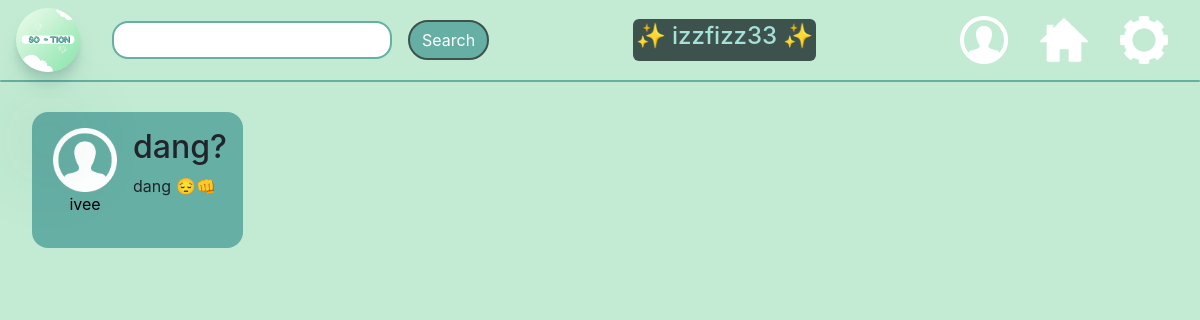
/clickedpost/2 (signed in), run on the app's committed database.
### app.py (models this page shows, shortened)
class User(UserMixin, db.Model):
    id = db.Column(db.Integer, primary_key=True)
    email = db.Column(db.String(75), unique=True)
    username = db.Column(db.String(30), unique=True)
    password_hash = db.Column(db.String())
    is_authenticated = db.Column(db.Boolean, default=False)
    pfp_placement = db.Column(db.String(), default="center")
    bio = db.Column(db.String(), default="BIO HERE")
    darkMode = db.Column(db.Boolean, default = True)

class Post(db.Model):
    id = db.Column(db.Integer, primary_key=True)
    user_id = db.Column(db.Integer, unique=False)
    post_title = db.Column(db.String(300), unique=False)
    post_content = db.Column(db.String(2800), unique=False)
    profile_pic = db.Column(db.Boolean, default=False)
    post_username = db.Column(db.String(30))

### app.py (the view)
@app.route('/clickedpost/<id>', methods=["GET"])
@login_required
def clickedpost(id):
    form1 = SearchForm()
    postz = Post.query.filter_by(id = id).first()
    post_user = User.query.filter_by(id=postz.user_id).first()
    return render_template('clickedpost.html', form1=form1, username = current_user.username, postz = postz, post_user=post_user)

### forms.py
class SearchForm(FlaskForm):
    searchword = StringField("searchword",validators=[InputRequired(), Length(min=4,max=15)])

### app.py (called while the page is built)
@login_manager.user_loader
def user_loader(user_id):
    return User.query.filter_by(id=user_id).first()

### templates/clickedpost.html (shortened to what this page needs)
{% extends "base.html" %}
{% block content %}
<link rel="stylesheet" href="styles/homefeed.css">
<div class="post">
  <div class="content">
    <a href="{{url_for('searchprofile', username=post_user.username)}}">
      <div class="pic-and-username">
        <img class="profile-icon" src="../images/profile-icon.png" alt="Profile picture">
        <p class="username">{{ post_user.username }}</p>
      </div>
    </a>
    <div class="content-and-comments">
      <h2> {{ postz.post_title }}</h2>
      <p> {{ postz.post_content }}</p>
    </div>
  </div>
</div>
{% endblock content %}

### templates/base.html (shortened to what this page needs)
<!doctype html>
<html lang="en">
<head>
    <link rel="stylesheet" href="https://stackpath.bootstrapcdn.com/bootstrap/4.3.1/css/bootstrap.min.css"
>
    <link rel="stylesheet" href="../styles/homefeed.css">
</head>
<body>
    <nav class="fixed-top">
        <div class="navbar fixed-top nav">
            <div id="logo-and-search">
                <a href="{{ url_for('homefeed') }}">
                    <img class="navbar-logo" src="../images/So-tion-logo-pic.png" alt="So-tion logo" />
                </a>
                <form action="/search" method="POST">
                    {{ form1.searchword(class_="form-control") }}
                    <button type="submit" class="search-button btn btn-primary">Search</button>
                </form>
            </div>
            <div id='username-block'>
                <h4 id="username-text">&#x2728; {{username}} &#x2728;</h4>
            </div>
            <div id="right-navbar-images">
                <a href="{{ url_for('profile') }}">
                    <img class="profile-icon-navbar" src="../images/profile-icon.png" alt="profile icon button" /></a>
                <a href="{{ url_for('homefeed') }}">
                    <img class="home-navbar" src="../images/home.jpg" href="{{ url_for('homefeed') }}"
                        alt="Home button" /></a>
                <a href="{{ url_for('settings') }}">
                    <img class="gear-navbar" src="../images/gear.png" alt="Gear button" /></a>
            </div>
        </div>
        <div class="navbar-divider nav"></div>
    </nav>
    {% block content %}
    {% endblock %}
</body>
</html>

### static/styles/homefeed.css (style rules this page uses)
body { background-color: #c3ebd3; }
.navbar-logo { width: 4em; height: 4em; border-radius: 3em; border-width: 3em; box-shadow: 0 2.8px 2.2px rgba(24, 80, 72, 0.034), 0 6.7px 5.3px rgba(36, 110, 101, 0.048), 0 120.5px 179px rgba(33, 83, 77, 0.06), 0 12.3px 7.9px rgba(38, 83, 77, 0.072), 0 14.8px 20.4px rgba(25, 90, 81, 0.086), 0 100px 80px rgba(42, 90, 84, 0.12); }
.home-navbar, .gear-navbar, .profile-icon-navbar { width: 3em; height: 3em; position:relative; display: flex; justify-content: right; }
#logo-and-search { display: flex; justify-content: left; column-gap: 2em; }
#right-navbar-images { display: flex; justify-content: right; column-gap: 2em; margin-right: 1em; align-items: center; }
.navbar { display: flex; justify-content: space-between; position: fixed; }
.navbar-divider { height: 2px; background-color: #66afa5; margin-top: 5em; margin-bottom: 1em; border-radius: 5em; }
.post { display:flex; flex-direction: row; column-gap: 1em; border-width: 3em; padding: 2em; border-radius: 2px; border-color:black; }
.post:first-of-type { margin-top: 5em; }
.profile-icon { height:4em; width:4em; }
.fixed-top { position:fixed; background-color: #c3ebd3; }
.pic-and-username { display:flex; flex-direction: column; margin-right: 1em; margin-left: 5px; }
.content { display:flex; flex-direction: row; background-color: #66afa5; border-radius: 1em; padding: 1em; }
#username-block { background-color: #3D524c; padding: 3px; border-radius: 6px; color:#a5e1d9; }
.search-button { background-color: #66afa5; border:solid; border-width: 2px; border-color: #3D524c; border-radius: 35px; color:white; }
form { display: flex; align-items: center; column-gap: 1em; }
.form-control { border-radius: 1em; padding-left: 1em; border-color: #66afa5; border-width: 2px; }
a { text-decoration: none; color: black; }
.username { text-align: center; }

### data on the page
User: username "izzfizz33"
User: username "ivee"
Post: post_title "dang?", post_content "dang 😔👊"
